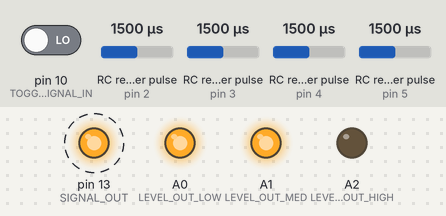
A sketch run on a simulated Arduino Uno, built with avr-gcc and run on an emulated ATmega328P. Parts: output pins drawn as LEDs (lit = HIGH). Wiring (inferred from the names in the program): 4 × RC receiver channel: data pin 2 / data pin 3 / data pin 4 / data pin 5. Dashed ring = blinking. The inputs (shaded band) are chosen by the test bench; at power-on: RC receiver pulse (sensors on pin 2, pin 3, pin 4, pin 5) 1500 µs, pin 10 (TOGGLE_SIGNAL_IN) LOW.

Above: at 1.2 s.
1.3 s: RC receiver pulse (sensor on pin 2) set to 1910 µs
At 3.94 s:
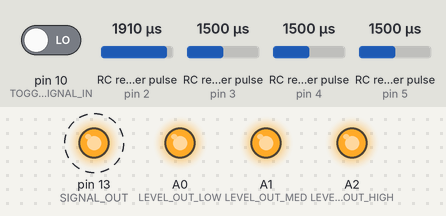
4.3 s: RC receiver pulse (sensor on pin 2) set to 1880 µs
5.8 s: RC receiver pulse (sensor on pin 2) set to 1431 µs
7.5 s: RC receiver pulse (sensor on pin 2) set to 1400 µs
At 7.96 s:
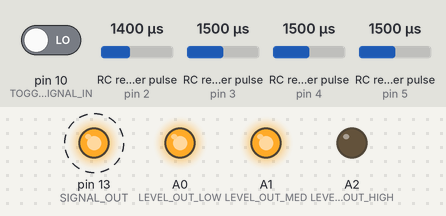
10.5 s: RC receiver pulse (sensor on pin 2) set to 1090 µs
At 11.8 s:
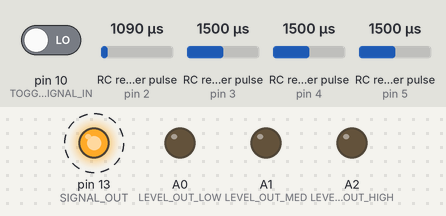
13.5 s: RC receiver pulse (sensor on pin 2) set to 1020 µs
At 15.8 s:
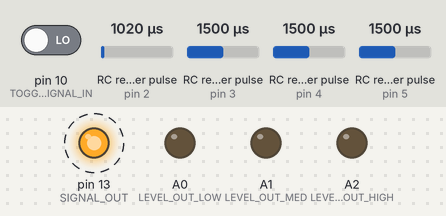
Timing chart, 0 to 16.5 s (numbered marks = the images above; inputs shaded):
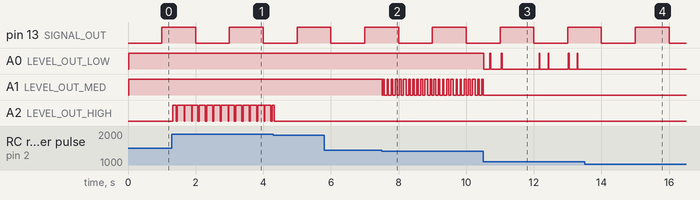

Measured:
- the behaviour switches between 1415 and 1414 µs on RC receiver pulse (sensor on pin 2) (found by bisection; images 1 and 2)
- after the input at 1.3 s, A2 (LEVEL_OUT_HIGH): LOW → HIGH at once, then repeats every 0.24 s: LOW 0.04 s, HIGH 0.20 s
- after the input at 7.5 s, A1 (LEVEL_OUT_MED): HIGH → LOW at once, then moves between LOW and HIGH, repeating every 0.26 s
- after the input at 10.5 s, A1 (LEVEL_OUT_MED): goes on until 10.5 s, then stays LOW
- after the input at 13.5 s, A0 (LEVEL_OUT_LOW): stops changing and stays LOW

The sketch:

RC_levels.ino
```cpp
/*
 * RC Reciever LED Level Indicator
 *
 * Shows current levels on four main RC channels via 3 LED array (one at a time).
 * Toggle channel shown via momentary (.25 second) high level on another channel.
 * Requires EnableInterrupt.
 *
 * First Arduino "project", code could probably be better.
 *
 * created 27 Oct 2015
 * by James Watts
 */

#include <EnableInterrupt.h>

// RC Channels in
#define THROTTLE_SIGNAL_IN 2
#define YAW_SIGNAL_IN      5
#define PITCH_SIGNAL_IN    4
#define ROLL_SIGNAL_IN     3
#define TOGGLE_SIGNAL_IN   10

// LED level out
#define LEVEL_OUT_LOW  A0
#define LEVEL_OUT_MED  A1
#define LEVEL_OUT_HIGH A2

// Signal LED
#define SIGNAL_OUT 13

// Update Flags
#define THROTTLE_FLAG 1
#define YAW_FLAG      2
#define PITCH_FLAG    4
#define ROLL_FLAG     8
#define TOGGLE_FLAG   16

volatile uint8_t updateFlagsShared;
uint8_t currentFlag;

// Shared ISR channel values
volatile uint16_t throttleInShared;
volatile uint16_t yawInShared;
volatile uint16_t pitchInShared;
volatile uint16_t rollInShared;
volatile uint16_t toggleInShared;

// Channel pulse times
uint32_t throttleStart;
uint32_t yawStart;
uint32_t pitchStart;
uint32_t rollStart;
uint32_t toggleStart;

// Signal LED pulse time / state
uint32_t signalStart = 0;
int signalState = LOW;

// Toggle time / state
uint32_t toggleLastChange = 0;
int toggleLastState = 0;

void setup() {
  // Setup input (RC) pins
  pinMode(THROTTLE_SIGNAL_IN, INPUT);
  pinMode(YAW_SIGNAL_IN, INPUT);
  pinMode(PITCH_SIGNAL_IN, INPUT);
  pinMode(ROLL_SIGNAL_IN, INPUT);
  pinMode(TOGGLE_SIGNAL_IN, INPUT);

  // Setup output LED pins
  pinMode(LEVEL_OUT_LOW, OUTPUT);
  pinMode(LEVEL_OUT_MED, OUTPUT);
  pinMode(LEVEL_OUT_HIGH, OUTPUT);
  pinMode(SIGNAL_OUT, OUTPUT);

  // Setup current channel
  currentFlag = THROTTLE_FLAG;

  // Attach Interrupts
  enableInterrupt(THROTTLE_SIGNAL_IN, calcThrottle, CHANGE);
  enableInterrupt(YAW_SIGNAL_IN, calcYaw, CHANGE);
  enableInterrupt(PITCH_SIGNAL_IN, calcPitch, CHANGE);
  enableInterrupt(ROLL_SIGNAL_IN, calcRoll, CHANGE);
  enableInterrupt(TOGGLE_SIGNAL_IN, calcToggle, CHANGE);
}

void loop() {
  // Local Channel Values
  static uint16_t throttleIn;
  static uint16_t yawIn;
  static uint16_t pitchIn;
  static uint16_t rollIn;
  static uint16_t toggleIn;

  // Local flag copy
  static uint8_t updateFlags;

  // Check channels for updates and copy to locals
  if (updateFlagsShared) {
    noInterrupts();
    updateFlags = updateFlagsShared;

    if (updateFlags & THROTTLE_FLAG) {
      throttleIn = throttleInShared;
    }

    if (updateFlags & YAW_FLAG) {
      yawIn = yawInShared;
    }

    if (updateFlags & PITCH_FLAG) {
      pitchIn = pitchInShared;
    }

    if (updateFlags & ROLL_FLAG) {
      rollIn = rollInShared;
    }

    if (updateFlags & TOGGLE_FLAG) {
      toggleIn = toggleInShared;
    }

    updateFlagsShared = 0;
    interrupts();
  }

  // Handle toggle state change
  if (updateFlags & TOGGLE_FLAG) {

    // Check if toggle is held at high level for more than .25 seconds
    // but only toggle once per switch (debounce)
    if (toggleIn > 1900) {
      if (toggleLastState == 0) {
        if (toggleLastChange == 0) {
          toggleLastChange = millis();
        } else if ((millis() - toggleLastChange) > 250) {

          // Toggled high for > .25 seconds, switch channels
          if (currentFlag & ROLL_FLAG) {
            currentFlag = THROTTLE_FLAG;
          } else {
            currentFlag = currentFlag << 1;
          }

          // Save the toggled state to prevent another
          // toggle until switch is released (channel level low)
          toggleLastState = 1;
        }
      }
    } else {
      toggleLastChange = 0;
      toggleLastState = 0;
    }
  }

  // Show channel selected by current mask
  if (currentFlag & THROTTLE_FLAG) {
    showSignalLevel(throttleIn);
  } else if (currentFlag & YAW_FLAG) {
    showSignalLevel(yawIn);
  } else if (currentFlag & PITCH_FLAG) {
    showSignalLevel(pitchIn);
  } else if (currentFlag & ROLL_FLAG) {
    showSignalLevel(rollIn);
  } else {
    // Default to Throttle
    showSignalLevel(throttleIn);
  }

  // Show current channel selected by flashing signal LED
  showCurrentChannel(currentFlag);
}

// Handle interrupts for each channel, could be rewritten as a single
// function via EI_ARDUINO_INTERRUPTED_PIN detection
void calcThrottle() {
  if (digitalRead(THROTTLE_SIGNAL_IN) == HIGH) {
    throttleStart = micros();
  } else {
    throttleInShared = (uint16_t)(micros() - throttleStart);
    updateFlagsShared |= THROTTLE_FLAG;
  }
}

void calcYaw() {
  if (digitalRead(YAW_SIGNAL_IN) == HIGH) {
    yawStart = micros();
  } else {
    yawInShared = (uint16_t)(micros() - yawStart);
    updateFlagsShared |= YAW_FLAG;
  }
}

void calcPitch() {
  if (digitalRead(PITCH_SIGNAL_IN) == HIGH) {
    pitchStart = micros();
  } else {
    pitchInShared = (uint16_t)(micros() - pitchStart);
    updateFlagsShared |= PITCH_FLAG;
  }
}

void calcRoll() {
  if (digitalRead(ROLL_SIGNAL_IN) == HIGH) {
    rollStart = micros();
  } else {
    rollInShared = (uint16_t)(micros() - rollStart);
    updateFlagsShared |= ROLL_FLAG;
  }
}

void calcToggle() {
  if (digitalRead(TOGGLE_SIGNAL_IN) == HIGH) {
    toggleStart = micros();
  } else {
    toggleInShared = (uint16_t)(micros() - toggleStart);
    updateFlagsShared |= TOGGLE_FLAG;
  }
}

// Translate current channel's level to lighting the LED array
void showSignalLevel(uint16_t levelIn) {

  if (levelIn > 1100) {
    // Show LOW LED
    digitalWrite(LEVEL_OUT_LOW, HIGH);
  } else {
    digitalWrite(LEVEL_OUT_LOW, LOW);
  }

  if (levelIn > 1400) {
    // Show MED LED
    digitalWrite(LEVEL_OUT_MED, HIGH);
  } else {
    digitalWrite(LEVEL_OUT_MED, LOW);
  }

  if (levelIn > 1900) {
    // Show HIGH LED
    digitalWrite(LEVEL_OUT_HIGH, HIGH);
  } else {
    digitalWrite(LEVEL_OUT_HIGH, LOW);
  }
}

// Flash Signal LED, speed based on current channel
void showCurrentChannel(uint8_t currentChannelFlag) {
  uint16_t interval;
  uint16_t currentTime = millis();

  if (currentChannelFlag > 0) {
    interval = 1000 / currentChannelFlag;
  } else {
    interval = 2000;
  }

  if (currentTime - signalStart >= interval) {
    signalStart = currentTime;
    if (signalState == LOW) {
      digitalWrite(SIGNAL_OUT, HIGH);
      signalState = HIGH;
    } else {
      digitalWrite(SIGNAL_OUT, LOW);
      signalState = LOW;
    }
  }
}
```
